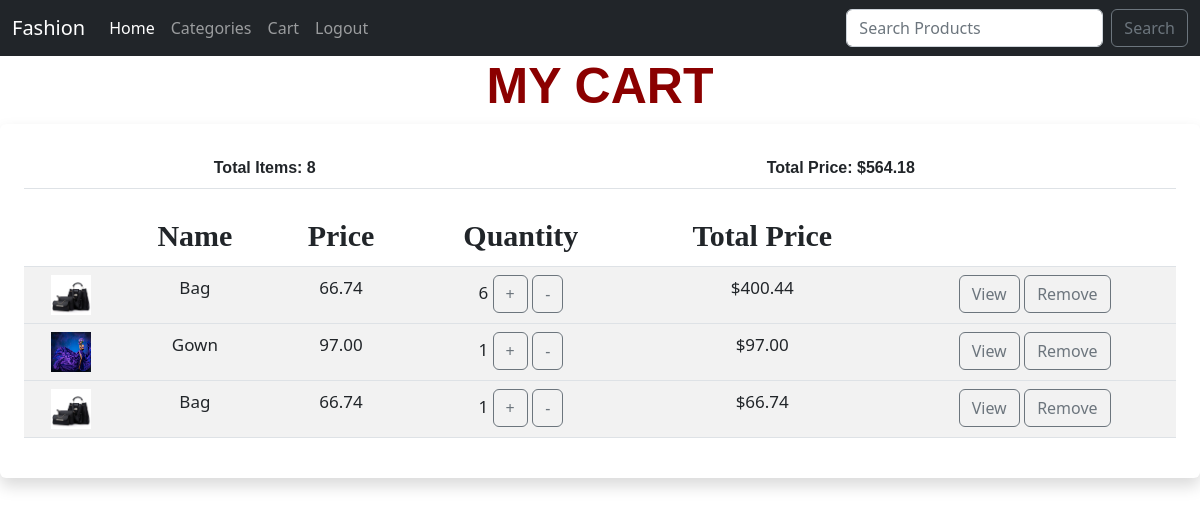
Page /mycart/ (signed in) on the committed database.
### products/models.py (models this page shows, shortened)
class CartItem(models.Model):
    cart = models.ForeignKey(Cart, on_delete=models.DO_NOTHING)
    product = models.ForeignKey(Product, on_delete=models.SET_NULL, null=True)
    cost = models.DecimalField(max_digits=1000000000000, decimal_places=2,null=True)
    quantity = models.IntegerField(null=True, blank=True)
    date_added = models.DateTimeField(auto_now_add=True)

class Product(models.Model):
    category = models.ForeignKey(Category, on_delete=models.CASCADE)
    name = models.CharField(max_length=20)
    slug = models.CharField(max_length=150, null=False, blank=False)
    details = models.TextField(max_length=500, null=False)
    price = models.DecimalField(max_digits=1000, decimal_places=2)
    image = models.ImageField(upload_to="image/", blank=True, null=True)
    status = models.BooleanField(default=False, help_text="0-default, 1-Hidden")
    new = models.BooleanField(default=True, help_text="0-default, 1-Hidden")

### products/views.py (the view)
# urls.py: path("mycart/",views.cart,name="cart_view"),
def cart(request):
    if request.user.is_authenticated:
        customer = request.user
        cart, created = Cart.objects.get_or_create(customer=customer, complete=False)
        cart.save()
        items = CartItem.objects.filter(cart=cart)
        length = 0
        total_cost = 0
        for item in items:
            quantity = item.quantity
            cost = item.cost
            length += quantity
            total_cost += cost
    context = {'items': items, 'cart': cart,'length':length,'total_cost':total_cost}
    return render(request, "cartview.html", context)

### templates/cartview.html (shortened to what this page needs)
{% extends 'base.html' %}
    {% block title %}
    {% load static %}
    <link rel="stylesheet" href="{% static 'css/cart.css' %}">
    {% endblock title %}
    {% block content %}
    {% load static %}
    <h2 class="top-header">MY CART</h2>
    {% if items %}
        <div class="shadow p-4 mb-5 bg-body rounded cart" >
            <table class="table">
                <thead>
                    <tr>
                        <th class="total">Total Items: <strong> {{length}} </strong> </th>
                        <th class="total">Total Price: <strong> ${{total_cost}} </strong> </th>
                    </tr>
                </thead>
            </table>
            <table class="table table-striped">
                <thead>
                    <tr class="header">
                        <th></th>
                        <th>Name</th>
                        <th>Price</th>
                        <th>Quantity</th>
                        <th>Total Price</th>
                        <th></th>
                    </tr>
                </thead>
                {% for item in items %}
                <tbody>
                    <tr class="body">
                        <td><img  src="{{item.product.image.url}}" alt="image"  style="width: 40px; height: 40px;"></td>
                        <td>{{ item.product.name }}</td>
                        <td>{{ item.product.price }}</td>
                        <td>
                            {{ item.quantity }}
                            <a href="{% url 'add_quantity' item.pk %}"><button class="btn btn-outline-secondary">+</button></a>
                            <a href="{% url 'subtract_quantity' item.pk %}"><button class="btn btn-outline-secondary">-</button></a>
                        </td>
                        <td>${{item.cost}}</td>
                        <td>
                            <a class="btn btn-outline-secondary" href="{% url 'product_detail' item.product.pk %}">
                                View
                            </a>
                            <a class="btn btn-outline-secondary" href="{% url 'remove' item.pk %}">
                                Remove
                            </a>
                        </td>
                    </tr>
                </tbody>
                {% endfor %}
            </table>
        </div>
    {% else %}
        <h3 class="bottom-header">No Items In Cart</h3>
    {% endif %}
    {% endblock %}

### static/css/cart.css (style rules this page uses)
.cart { text-align: center; }
.top-header { text-align: center; font-size: 50px; font-weight: bolder; font-family: 'Lucida Sans', 'Lucida Sans Regular', 'Lucida Grande', 'Lucida Sans Unicode', Geneva, Verdana, sans-serif; color: darkred; }
.header { font-size: 30px; font-family: Cambria, Cochin, Georgia, Times, 'Times New Roman', serif; }
.total { font-family:'Lucida Sans', 'Lucida Sans Regular', 'Lucida Grande', 'Lucida Sans Unicode', Geneva, Verdana, sans-serif; }
.body { font-size: 17px; }

### rows in the picture
CartItem: product.image (picture), product.name "Bag", product.price "66.74", quantity "6", cost "400.44"
CartItem: product.image (picture), product.name "Gown", product.price "97.00", quantity "1", cost "97.00"
CartItem: product.image (picture), product.name "Bag", product.price "66.74", quantity "1", cost "66.74"

### other values in the picture
{{ length }} "8"
{{ total_cost }} "564.18"
